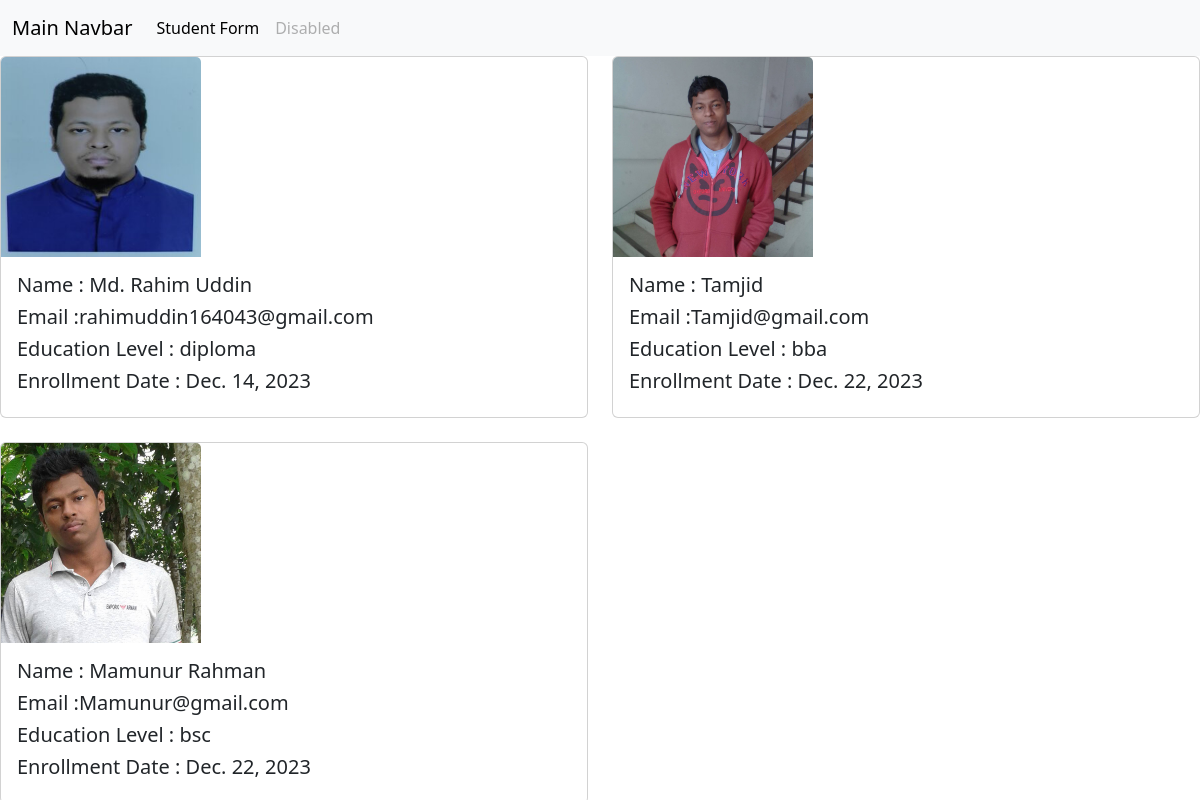
The page / on the database its author committed.
### app/models.py (models this page shows)
class StudentModel(models.Model):
    Education_level=[
        ('primary','Primary'),
        ('high_school','High School'),
        ('college','College'),
        ('diploma','Diploma'),
        ('bsc','BSc'),
        ('honurs','Honours'),
        ('bba','BBA'),
    ]
    StudentId=models.IntegerField(primary_key=True)
    Name=models.CharField(max_length=100)
    Email=models.EmailField(max_length=100,unique=True)
    Password=models.CharField(max_length=50)
    EducationLevel=models.CharField(max_length=100,choices=Education_level)
    EnrollmentDate=models.DateField()
    OfficialPicture=models.ImageField(upload_to='./static/Image/')
    Resume=models.FileField(validators=[validate_file,FileExtensionValidator(['pdf','docx'])],upload_to='app/Files/')
    def __str__(self):
        return str(self.StudentId)

### PracticeDayOne/views.py (the view)
# urls.py: 2. Add a URL to urlpatterns:  path('', views.home, name='home')
def home(request):
    data=StudentModel.objects.all()
    print(data)
    return render(request, 'home.html',{'data':data})

### templates/home.html (shortened to what this page needs)
{% extends "base.html" %} {% load crispy_forms_tags %}  {% block content %}
<div class="row row-cols-1 row-cols-md-2 g-4">
  {% for key in data %}
  <div class="col">
    <div class="card">
      <img id='ProfilePicture' src="{{key.OfficialPicture}}" class="card-img-top" alt="..." />
      <div class="card-body">
        <h5 class="card-title">Name : {{key.Name}}</h5>
        <h5 class="card-title">Email :{{key.Email}}</h5>
        <h5 class="card-title">Education Level : {{key.EducationLevel}}</h5>
        <h5 class="card-title">Enrollment Date : {{key.EnrollmentDate}}</h5>
      </div>
    </div>
  </div>
  {% endfor %}
</div>
{% endblock content %}

### templates/base.html (shortened to what this page needs)
<!doctype html>
<html lang="en">
  <head>
    <link rel="stylesheet" href="./static/CSS/style.css">
    <link href="https://cdn.jsdelivr.net/npm/bootstrap@5.3.2/dist/css/bootstrap.min.css" rel="stylesheet">
  </head>
  <body>
    <nav class="navbar navbar-expand-lg bg-body-tertiary">
        <div class="container-fluid">
          <a class="navbar-brand" href="{% url "home" %}">Main Navbar</a>
          <div class="collapse navbar-collapse" id="navbarSupportedContent">
            <ul class="navbar-nav me-auto mb-2 mb-lg-0">
              <li class="nav-item">
                <a class="nav-link active" aria-current="page" href="{% url "index" %}">Student Form</a>
              </li>
              <li class="nav-item">
                <a class="nav-link disabled" aria-disabled="true">Disabled</a>
              </li>
            </ul>
          </div>
        </div>
      </nav>
      {% block content %}{% endblock content %}
  </body>
</html>

### static/CSS/style.css (style rules this page uses)
#ProfilePicture { width:200px; height: 200px; }

### rows shown on the page
StudentModel: OfficialPicture (picture), Name "Md. Rahim Uddin", Email "rahimuddin164043@gmail.com", EducationLevel "diploma", EnrollmentDate "Dec. 14, 2023"
StudentModel: OfficialPicture (picture), Name "Tamjid", Email "Tamjid@gmail.com", EducationLevel "bba", EnrollmentDate "Dec. 22, 2023"
StudentModel: OfficialPicture (picture), Name "Mamunur Rahman", Email "Mamunur@gmail.com", EducationLevel "bsc", EnrollmentDate "Dec. 22, 2023"
